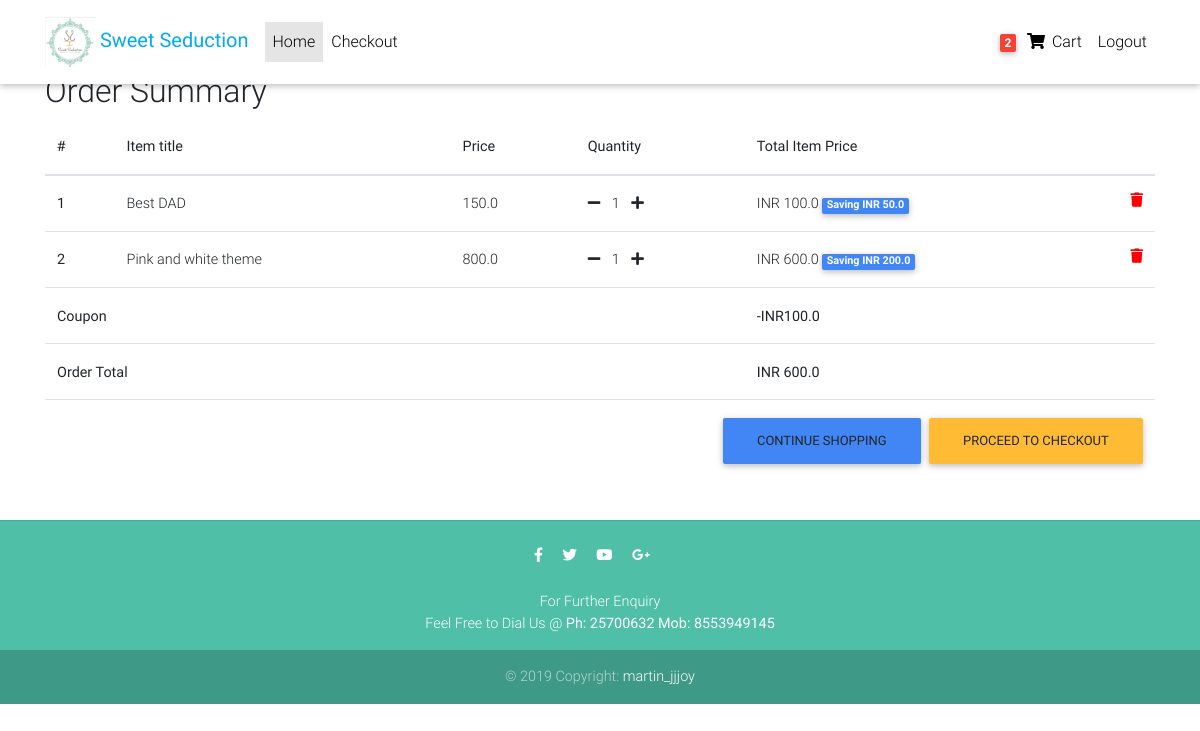
Page /order-summary/ (signed in) on the committed database.
### core/models.py (models this page shows, shortened)
class Order(models.Model):
    user = models.ForeignKey(settings.AUTH_USER_MODEL,
                             on_delete=models.CASCADE)
    ref_code = models.CharField(max_length=20, blank=True, null=True)
    items = models.ManyToManyField(OrderItem)
    start_date = models.DateTimeField(auto_now_add=True)
    ordered_date = models.DateTimeField()
    ordered = models.BooleanField(default=False)
    shipping_address = models.ForeignKey(
        'Address', related_name='shipping_address', on_delete=models.SET_NULL, blank=True, null=True)
    billing_address = models.ForeignKey(
        'Address', related_name='billing_address', on_delete=models.SET_NULL, blank=True, null=True)
    payment = models.ForeignKey(
        'Payment', on_delete=models.SET_NULL, blank=True, null=True)
    coupon = models.ForeignKey(
        'Coupon', on_delete=models.SET_NULL, blank=True, null=True)
    being_delivered = models.BooleanField(default=False)
    received = models.BooleanField(default=False)
    refund_requested = models.BooleanField(default=False)
    refund_granted = models.BooleanField(default=False)
    '''
    1. Item added to cart
    2. Adding a billing address
    (Failed checkout)
    3. Payment
    (Preprocessing, processing, packaging etc.)
    4. Being delivered
    5. Received
    6. Refunds
    '''
    def get_total(self):
        total = 0
        for order_item in self.items.all():
            total += order_item.get_final_price()
        if self.coupon:
            total -= self.coupon.amount
        return total

class OrderItem(models.Model):
    user = models.ForeignKey(settings.AUTH_USER_MODEL,
                             on_delete=models.CASCADE)
    ordered = models.BooleanField(default=False)
    item = models.ForeignKey(Item, on_delete=models.CASCADE)
    quantity = models.IntegerField(default=1)
    def get_total_item_price(self):
        return self.quantity * self.item.price
    def get_total_discount_item_price(self):
        return self.quantity * self.item.discount_price
    def get_amount_saved(self):
        return self.get_total_item_price() - self.get_total_discount_item_price()
    def get_final_price(self):
        if self.item.discount_price:
            return self.get_total_discount_item_price()
        return self.get_total_item_price()

class Item(models.Model):
    title = models.CharField(max_length=100)
    price = models.FloatField()
    discount_price = models.FloatField(blank=True, null=True)
    category = models.CharField(choices=CATEGORY_CHOICES, max_length=2)
    label = models.CharField(choices=LABEL_CHOICES, max_length=1)
    slug = models.SlugField()
    description = models.TextField()
    image = models.ImageField()

class Coupon(models.Model):
    code = models.CharField(max_length=15)
    amount = models.FloatField()

### core/views.py (the view)
# urls.py: path('order-summary/', OrderSummaryView.as_view(), name='order-summary'),
class OrderSummaryView(LoginRequiredMixin, View):
    def get(self, *args, **kwargs):
        try:
            order = Order.objects.get(user=self.request.user, ordered=False)
            context = {
                'object': order
            }
            return render(self.request, 'order_summary.html', context)
        except ObjectDoesNotExist:
            messages.warning(self.request, "You do not have an active order")
            return redirect("/")

### core/templatetags/cart_template_tags.py (called while the page is built)
@register.filter
def cart_item_count(user):
    if user.is_authenticated:
        qs = Order.objects.filter(user=user, ordered=False)
        if qs.exists():
            return qs[0].items.count()
    return 0

### templates/order_summary.html (shortened to what this page needs)
{% extends "base.html" %}
{% block content %}
  <main>
    <div class="container">
    <div class="table-responsive text-nowrap">
    <h2>Order Summary</h2>
    <table class="table">
        <thead>
        <tr>
            <th scope="col">#</th>
            <th scope="col">Item title</th>
            <th scope="col">Price</th>
            <th scope="col">Quantity</th>
            <th scope="col">Total Item Price</th>
        </tr>
        </thead>
        <tbody>
        {% for order_item in object.items.all %}
        <tr>
            <th scope="row">{{ forloop.counter }}</th>
            <td>{{ order_item.item.title }}</td>
            <td>{{ order_item.item.price }}</td>
            <td>
                <a href="{% url 'core:remove-single-item-from-cart' order_item.item.slug %}"><i class="fas fa-minus mr-2"></i></a>
                {{ order_item.quantity }}
                <a href="{% url 'core:add-to-cart' order_item.item.slug %}"><i class="fas fa-plus ml-2"></i></a>
            </td>
            <td>
            {% if order_item.item.discount_price %}
                INR {{ order_item.get_total_discount_item_price }}
                <span class="badge badge-primary">Saving INR {{ order_item.get_amount_saved }}</span>
            {% else %}
                INR {{ order_item.get_total_item_price }}
            {% endif %}
            <a style='color: red;' href="{% url 'core:remove-from-cart' order_item.item.slug %}">
                <i class="fas fa-trash float-right"></i>
            </a>
            </td>
        </tr>
        {% endfor %}
        {% if object.coupon %}
        <tr>
            <td colspan="4"><b>Coupon</b></td>
            <td><b>-INR{{ object.coupon.amount }}</b></td>
        </tr>
        {% endif %}
        {% if object.get_total %}
        <tr>
            <td colspan="4"><b>Order Total</b></td>
            <td><b>INR {{ object.get_total }}</b></td>
        </tr>
        <tr>
            <td colspan="5">
            <a class='btn btn-warning float-right ml-2' href='/checkout/'>Proceed to checkout</a>
            <a class='btn btn-primary float-right' href='/'>Continue shopping</a>
            </td>
        </tr>
        {% endif %}
        </tbody>
    </table>
    </div>
    </div>
  </main>
{% endblock content %}

### templates/base.html (shortened to what this page needs)
{% load static %}
<!DOCTYPE html>
<html lang="en">
<head>
  <link rel="stylesheet" href="https://use.fontawesome.com/releases/v5.8.1/css/all.css">
  <link href="{% static 'css/bootstrap.min.css' %}" rel="stylesheet">
  <link href="{% static 'css/mdb.min.css' %}" rel="stylesheet">
  <link href="{% static 'css/style.min.css' %}" rel="stylesheet">
</head>
{% include "navbar.html" %}
<body>
    <div class="mt-5 pt-4">
    </div>
    {% block content %}
    {% endblock content %}
    {% include "footer.html" %}
</body>
</html>

### templates/navbar.html (shortened to what this page needs)
{% load static %}
{% load cart_template_tags %}
<nav class="navbar fixed-top navbar-expand-lg navbar-light white scrolling-navbar">
    <div class="container">
      <a class="navbar-brand waves-effect" href="/">
        <img src="{%static 'img/logo.png' %}" alt="logo" style="width: 50px; height: 50px">
        <strong class="light-blue-text">Sweet Seduction</strong>
      </a>
      <div class="collapse navbar-collapse" id="navbarSupportedContent">
        <ul class="navbar-nav mr-auto">
           <li class="nav-item active">
            <a class="nav-link waves-effect" href="/">Home
            </a>
          </li>
          <li class="nav-item">
            <a class="nav-link waves-effect" href="/checkout">
            Checkout</a>
          </li>
        </ul>
        <ul class="navbar-nav nav-flex-icons">
          {% if request.user.is_authenticated %}
          <li class="nav-item">
            <a href="{% url 'core:order-summary' %}" class="nav-link waves-effect">
              <span class="badge red z-depth-1 mr-1"> {{ request.user|cart_item_count }} </span>
              <i class="fas fa-shopping-cart"></i>
              <span class="clearfix d-none d-sm-inline-block"> Cart </span>
            </a>
          </li>
          <li class="nav-item">
            <a class="nav-link waves-effect" href="{% url 'account_logout' %}">
              <span class="clearfix d-none d-sm-inline-block"> Logout </span>
            </a>
          </li>
          {% endif %}
        </ul>
      </div>
    </div>
  </nav>

### templates/footer.html
<footer class="page-footer fixed text-center font-small mt-4 wow fadeIn">
    <hr class="my-4">
    <div class="pb-4">
      <a href="https://www.facebook.com/mdbootstrap" target="_blank">
        <i class="fab fa-facebook-f mr-3"></i>
      </a>
      <a href="https://twitter.com/MDBootstrap" target="_blank">
        <i class="fab fa-twitter mr-3"></i>
      </a>
      <a href="https://www.youtube.com/watch?v=7MUISDJ5ZZ4" target="_blank">
        <i class="fab fa-youtube mr-3"></i>
      </a>
      <a href="https://plus.google.com/u/0/b/107863090883699620484" target="_blank">
        <i class="fab fa-google-plus-g mr-3"></i>
      </a>
    </div>
    <p>For Further Enquiry <br>Feel Free to Dial Us @ <strong>Ph: 25700632 Mob: 8553949145</strong></p>
    <div class="footer-copyright py-3">
      © 2019 Copyright:
      <a href="" target="_blank"> martin_jjjoy</a>
    </div>
  </footer>

### templates/scripts.html (shortened to what this page needs)
{% load static %}

### templates/base.html (style rules this page uses)
html, body, header, .carousel { height: 60vh; }

### rows in the picture
OrderItem: item "Best DAD", item.price "150.0", quantity "1", get_total_discount_item_price "100.0", get_amount_saved "50.0"
OrderItem: item "Pink and white theme", item.price "800.0", quantity "1", get_total_discount_item_price "600.0", get_amount_saved "200.0"
Order: coupon.amount "100.0", get_total "600.0"

### other values in the picture
{{ request.user|cart_item_count }} "2"
